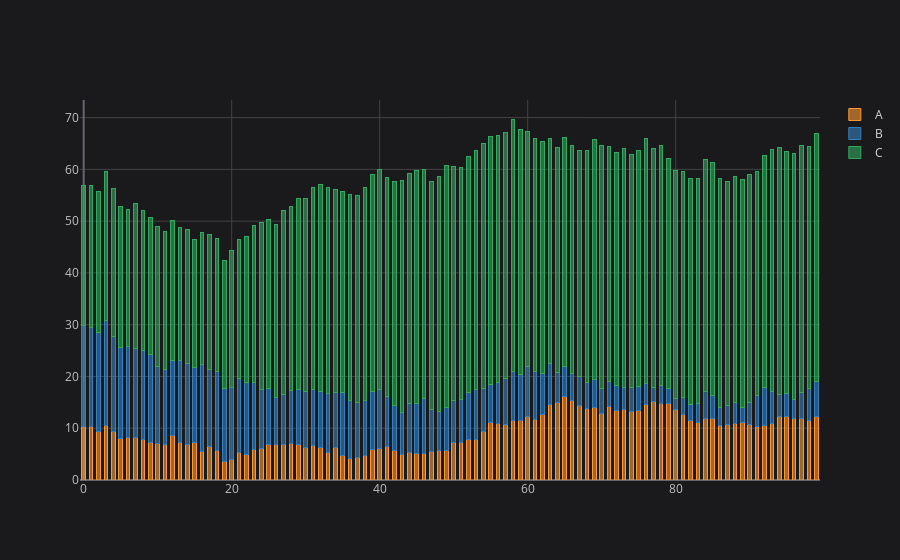

Source (notebook cell):
### Markdown cell above
Space

### Code cell
cf.set_config_file(theme='space')
df.iplot(kind='bar', barmode='stack', bargap=0.5)
